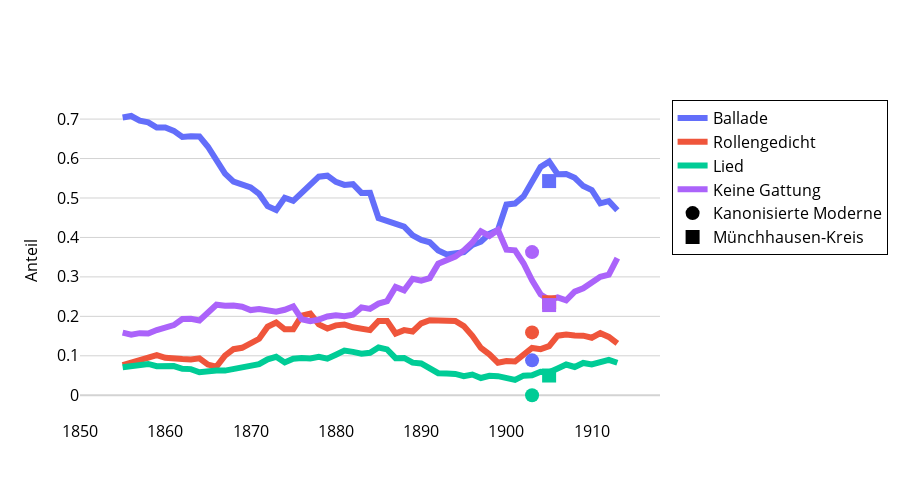

The cell this chart's notebook holds for it:
### Code cell
meta_plot = ts[[
    'ballade_share_smoothed', 'rollengedicht_share_smoothed', 
    'lied_share_smoothed', 'nogattung_share_smoothed'
]]
meta_plot.columns = [
    'Ballade', 'Rollengedicht', 
    'Lied', 'Keine Gattung'
]
confint_columns = [
    ['ballade_share_smoothed_low', 'ballade_share_smoothed_high'],
    ['rollengedicht_share_smoothed_low', 'rollengedicht_share_smoothed_high'],
    ['lied_share_smoothed_low', 'lied_share_smoothed_high'],
    ['nogattung_share_smoothed_low', 'nogattung_share_smoothed_high'],
]
save_ts_data(meta_plot, prefix='06_03_Gattungen_')

fig = create_ts_plot(
    data = meta_plot, 
    columns = meta_plot.columns, 
    y_axis_title = 'Anteil',
    add_corporas = sub_df, add_corpora_names = sub_names,
    add_corpora_categories = ['Balladen (Anteil)', 'Rollengedichte (Anteil)', 'Lieder (Anteil)', 'Keine Gattung (Anteil)'],
)
fig = update_fig_for_publication(fig)
fig.write_image(f"plots/6.3.1 Gattungsüberblick.pdf")
fig.show()

### Figure 1 — Plotly figure (JSON) as saved in the notebook; plotly's stock layout.template omitted (floating-point values rounded to 4 significant figures)
{"data": [{"line": {"color": "#636EFA", "width": 6}, "mode": "lines", "name": "Ballade", "type": "scatter", "x": [1850, 1851, 1852, 1853, 1854, 1855, 1856, 1857, 1858, 1859, 1860, 1861, 1862, 1863, 1864, 1865, 1866, 1867, 1868, 1869, 1870, 1871, 1872, 1873, 1874, 1875, 1876, 1877, 1878, 1879, 1880, 1881, 1882, 1883, 1884, 1885, 1886, 1887, 1888, 1889, 1890, 1891, 1892, 1893, 1894, 1895, 1896, 1897, 1898, 1899, 1900, 1901, 1902, 1903, 1904, 1905, 1906, 1907, 1908, 1909, 1910, 1911, 1912, 1913, 1914, 1915, 1916, 1917, 1918], "y": [null, null, null, null, null, 0.704, 0.7078, 0.6961, 0.6916, 0.6786, 0.6787, 0.6702, 0.6547, 0.6564, 0.6561, 0.6299, 0.5983, 0.5617, 0.5414, 0.5322, 0.527, 0.5102, 0.4792, 0.4696, 0.5006, 0.4927, 0.512, 0.5324, 0.554, 0.5566, 0.5407, 0.5332, 0.5351, 0.5129, 0.513, 0.4491, 0.4424, 0.4321, 0.4272, 0.4053, 0.3936, 0.3878, 0.3669, 0.3568, 0.3616, 0.3627, 0.3811, 0.3891, 0.409, 0.419, 0.4836, 0.486, 0.504, 0.5406, 0.5788, 0.5922, 0.5601, 0.5606, 0.5512, 0.5302, 0.5203, 0.4864, 0.492, 0.4689, null, null, null, null, null]}, {"line": {"color": "#EF553B", "width": 6}, "mode": "lines", "name": "Rollengedicht", "type": "scatter", "x": [1850, 1851, 1852, 1853, 1854, 1855, 1856, 1857, 1858, 1859, 1860, 1861, 1862, 1863, 1864, 1865, 1866, 1867, 1868, 1869, 1870, 1871, 1872, 1873, 1874, 1875, 1876, 1877, 1878, 1879, 1880, 1881, 1882, 1883, 1884, 1885, 1886, 1887, 1888, 1889, 1890, 1891, 1892, 1893, 1894, 1895, 1896, 1897, 1898, 1899, 1900, 1901, 1902, 1903, 1904, 1905, 1906, 1907, 1908, 1909, 1910, 1911, 1912, 1913, 1914, 1915, 1916, 1917, 1918], "y": [null, null, null, null, null, 0.07659, 0.08311, 0.0882, 0.09596, 0.1019, 0.09493, 0.09212, 0.09171, 0.09063, 0.09368, 0.07776, 0.07263, 0.1003, 0.1167, 0.1203, 0.1313, 0.1431, 0.1737, 0.1844, 0.1671, 0.1672, 0.202, 0.2071, 0.1796, 0.1693, 0.1772, 0.1795, 0.1723, 0.1669, 0.1652, 0.1884, 0.1885, 0.1566, 0.1651, 0.1616, 0.182, 0.1904, 0.1903, 0.1902, 0.1883, 0.1754, 0.1507, 0.1201, 0.1038, 0.08262, 0.0866, 0.08557, 0.1048, 0.1198, 0.1168, 0.1245, 0.151, 0.1536, 0.1513, 0.1509, 0.1457, 0.1574, 0.148, 0.1317, null, null, null, null, null]}, {"line": {"color": "#00CC96", "width": 6}, "mode": "lines", "name": "Lied", "type": "scatter", "x": [1850, 1851, 1852, 1853, 1854, 1855, 1856, 1857, 1858, 1859, 1860, 1861, 1862, 1863, 1864, 1865, 1866, 1867, 1868, 1869, 1870, 1871, 1872, 1873, 1874, 1875, 1876, 1877, 1878, 1879, 1880, 1881, 1882, 1883, 1884, 1885, 1886, 1887, 1888, 1889, 1890, 1891, 1892, 1893, 1894, 1895, 1896, 1897, 1898, 1899, 1900, 1901, 1902, 1903, 1904, 1905, 1906, 1907, 1908, 1909, 1910, 1911, 1912, 1913, 1914, 1915, 1916, 1917, 1918], "y": [null, null, null, null, null, 0.07078, 0.07285, 0.07561, 0.07932, 0.07377, 0.07358, 0.07388, 0.06698, 0.06625, 0.05838, 0.06116, 0.06251, 0.06252, 0.06713, 0.06864, 0.07611, 0.07865, 0.09104, 0.09753, 0.0833, 0.09281, 0.09425, 0.09319, 0.0976, 0.09263, 0.1029, 0.1133, 0.11, 0.1051, 0.1077, 0.1211, 0.1162, 0.09407, 0.09452, 0.08263, 0.08061, 0.07005, 0.056, 0.05527, 0.05418, 0.04847, 0.05263, 0.04376, 0.04943, 0.04845, 0.04536, 0.03886, 0.04961, 0.05075, 0.05975, 0.05828, 0.0679, 0.0779, 0.07165, 0.08191, 0.07813, 0.08438, 0.08974, 0.08234, null, null, null, null, null]}, {"line": {"color": "#AB63FA", "width": 6}, "mode": "lines", "name": "Keine Gattung", "type": "scatter", "x": [1850, 1851, 1852, 1853, 1854, 1855, 1856, 1857, 1858, 1859, 1860, 1861, 1862, 1863, 1864, 1865, 1866, 1867, 1868, 1869, 1870, 1871, 1872, 1873, 1874, 1875, 1876, 1877, 1878, 1879, 1880, 1881, 1882, 1883, 1884, 1885, 1886, 1887, 1888, 1889, 1890, 1891, 1892, 1893, 1894, 1895, 1896, 1897, 1898, 1899, 1900, 1901, 1902, 1903, 1904, 1905, 1906, 1907, 1908, 1909, 1910, 1911, 1912, 1913, 1914, 1915, 1916, 1917, 1918], "y": [null, null, null, null, null, 0.1587, 0.1537, 0.1574, 0.1566, 0.1652, 0.1723, 0.1778, 0.1934, 0.1939, 0.1897, 0.2103, 0.2294, 0.2266, 0.2274, 0.2243, 0.2159, 0.2184, 0.2139, 0.2118, 0.2167, 0.2253, 0.1927, 0.1875, 0.1918, 0.1995, 0.2029, 0.2005, 0.2041, 0.2227, 0.219, 0.2323, 0.2386, 0.2746, 0.2659, 0.2952, 0.2906, 0.2969, 0.3336, 0.3441, 0.3515, 0.3672, 0.3872, 0.4156, 0.4037, 0.419, 0.3691, 0.3673, 0.3346, 0.2911, 0.2556, 0.2417, 0.2481, 0.2404, 0.2626, 0.271, 0.2858, 0.3004, 0.3057, 0.3478, null, null, null, null, null]}, {"marker": {"color": ["#636EFA", "#EF553B", "#00CC96", "#AB63FA", "#FFA15A", "#19D3F3"], "size": 14, "symbol": "circle"}, "mode": "markers", "name": "Kanonisierte Moderne", "showlegend": false, "type": "scatter", "x": [1903, 1903, 1903, 1903], "y": [0.0885, 0.1593, 0, 0.3628]}, {"marker": {"color": "black", "size": 14, "symbol": "circle"}, "mode": "markers", "name": "Kanonisierte Moderne", "type": "scatter", "x": [null], "y": [null]}, {"marker": {"color": ["#636EFA", "#EF553B", "#00CC96", "#AB63FA", "#FFA15A", "#19D3F3"], "size": 14, "symbol": "square"}, "mode": "markers", "name": "Münchhausen-Kreis", "showlegend": false, "type": "scatter", "x": [1905, 1905, 1905, 1905], "y": [0.5429, 0.2357, 0.05, 0.2286]}, {"marker": {"color": "black", "size": 14, "symbol": "square"}, "mode": "markers", "name": "Münchhausen-Kreis", "type": "scatter", "x": [null], "y": [null]}], "layout": {"font": {"color": "black"}, "height": 500, "legend": {"bordercolor": "black", "borderwidth": 1, "font": {"size": 16}, "traceorder": "normal"}, "paper_bgcolor": "white", "plot_bgcolor": "white", "width": 900, "xaxis": {"autorange": true, "color": "black", "gridcolor": "white", "range": [1850, 1918], "showgrid": false, "tickfont": {"size": 16}, "title": {"font": {"size": 16}}, "type": "linear"}, "yaxis": {"autorange": true, "color": "black", "gridcolor": "lightgray", "range": [-0.06273, 0.7484], "tickfont": {"size": 16}, "title": {"font": {"size": 16}, "text": "Anteil"}, "type": "linear", "zerolinecolor": "lightgray"}}}
